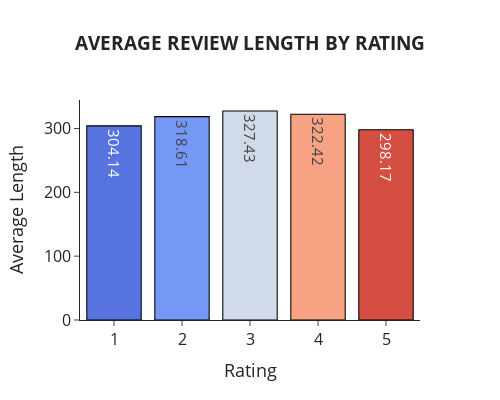

Here is the notebook cell this chart was saved with:
### Code cell
fig = (
    go.Figure()
    .add_trace(
        go.Bar(
            x=grouped2["Rating"],
            y=grouped2["Review Length"],
            text=bar_len,
            textposition="inside",
            marker=dict(color=grouped2["Rating"], colorscale=color_scale),
        )
    )
    .update_layout(
        autosize=False,
        width=500,
        height=400,
        template="simple_white",
        font=dict(size=15),
        title=dict(
            text="<b>AVERAGE REVIEW LENGTH BY RATING<b>",
            font=dict(size=19),
            yref="paper",
            x=0.5,
        ),
        xaxis_title=dict(text="Rating", font=dict(size=18)),
        yaxis_title=dict(text="Average Length", font=dict(size=18)),
        showlegend=False,
    )
    .update_xaxes(tickfont=dict(size=16))
    .update_yaxes(tickfont=dict(size=16))
    .update_traces(dict(marker_line_width=1.05, marker_line_color="black"))
)
fig.show()

### Figure 1 — Plotly figure (JSON) as saved in the notebook; plotly's stock layout.template omitted (floating-point values rounded to 4 significant figures)
{"data": [{"marker": {"color": [1, 2, 3, 4, 5], "colorscale": [[0, "#5673e0"], [0.25, "#7597f6"], [0.5, "#d1dae9"], [0.75, "#f6a283"], [1, "#d44e41"]], "line": {"color": "black", "width": 1.05}}, "text": ["304.14", "318.61", "327.43", "322.42", "298.17"], "textposition": "inside", "type": "bar", "x": [1, 2, 3, 4, 5], "y": [304.1, 318.6, 327.4, 322.4, 298.2]}], "layout": {"autosize": false, "font": {"size": 15}, "height": 400, "showlegend": false, "title": {"font": {"size": 19}, "text": "<b>AVERAGE REVIEW LENGTH BY RATING<b>", "x": 0.5, "yref": "paper"}, "width": 500, "xaxis": {"tickfont": {"size": 16}, "title": {"font": {"size": 18}, "text": "Rating"}}, "yaxis": {"tickfont": {"size": 16}, "title": {"font": {"size": 18}, "text": "Average Length"}}}}
